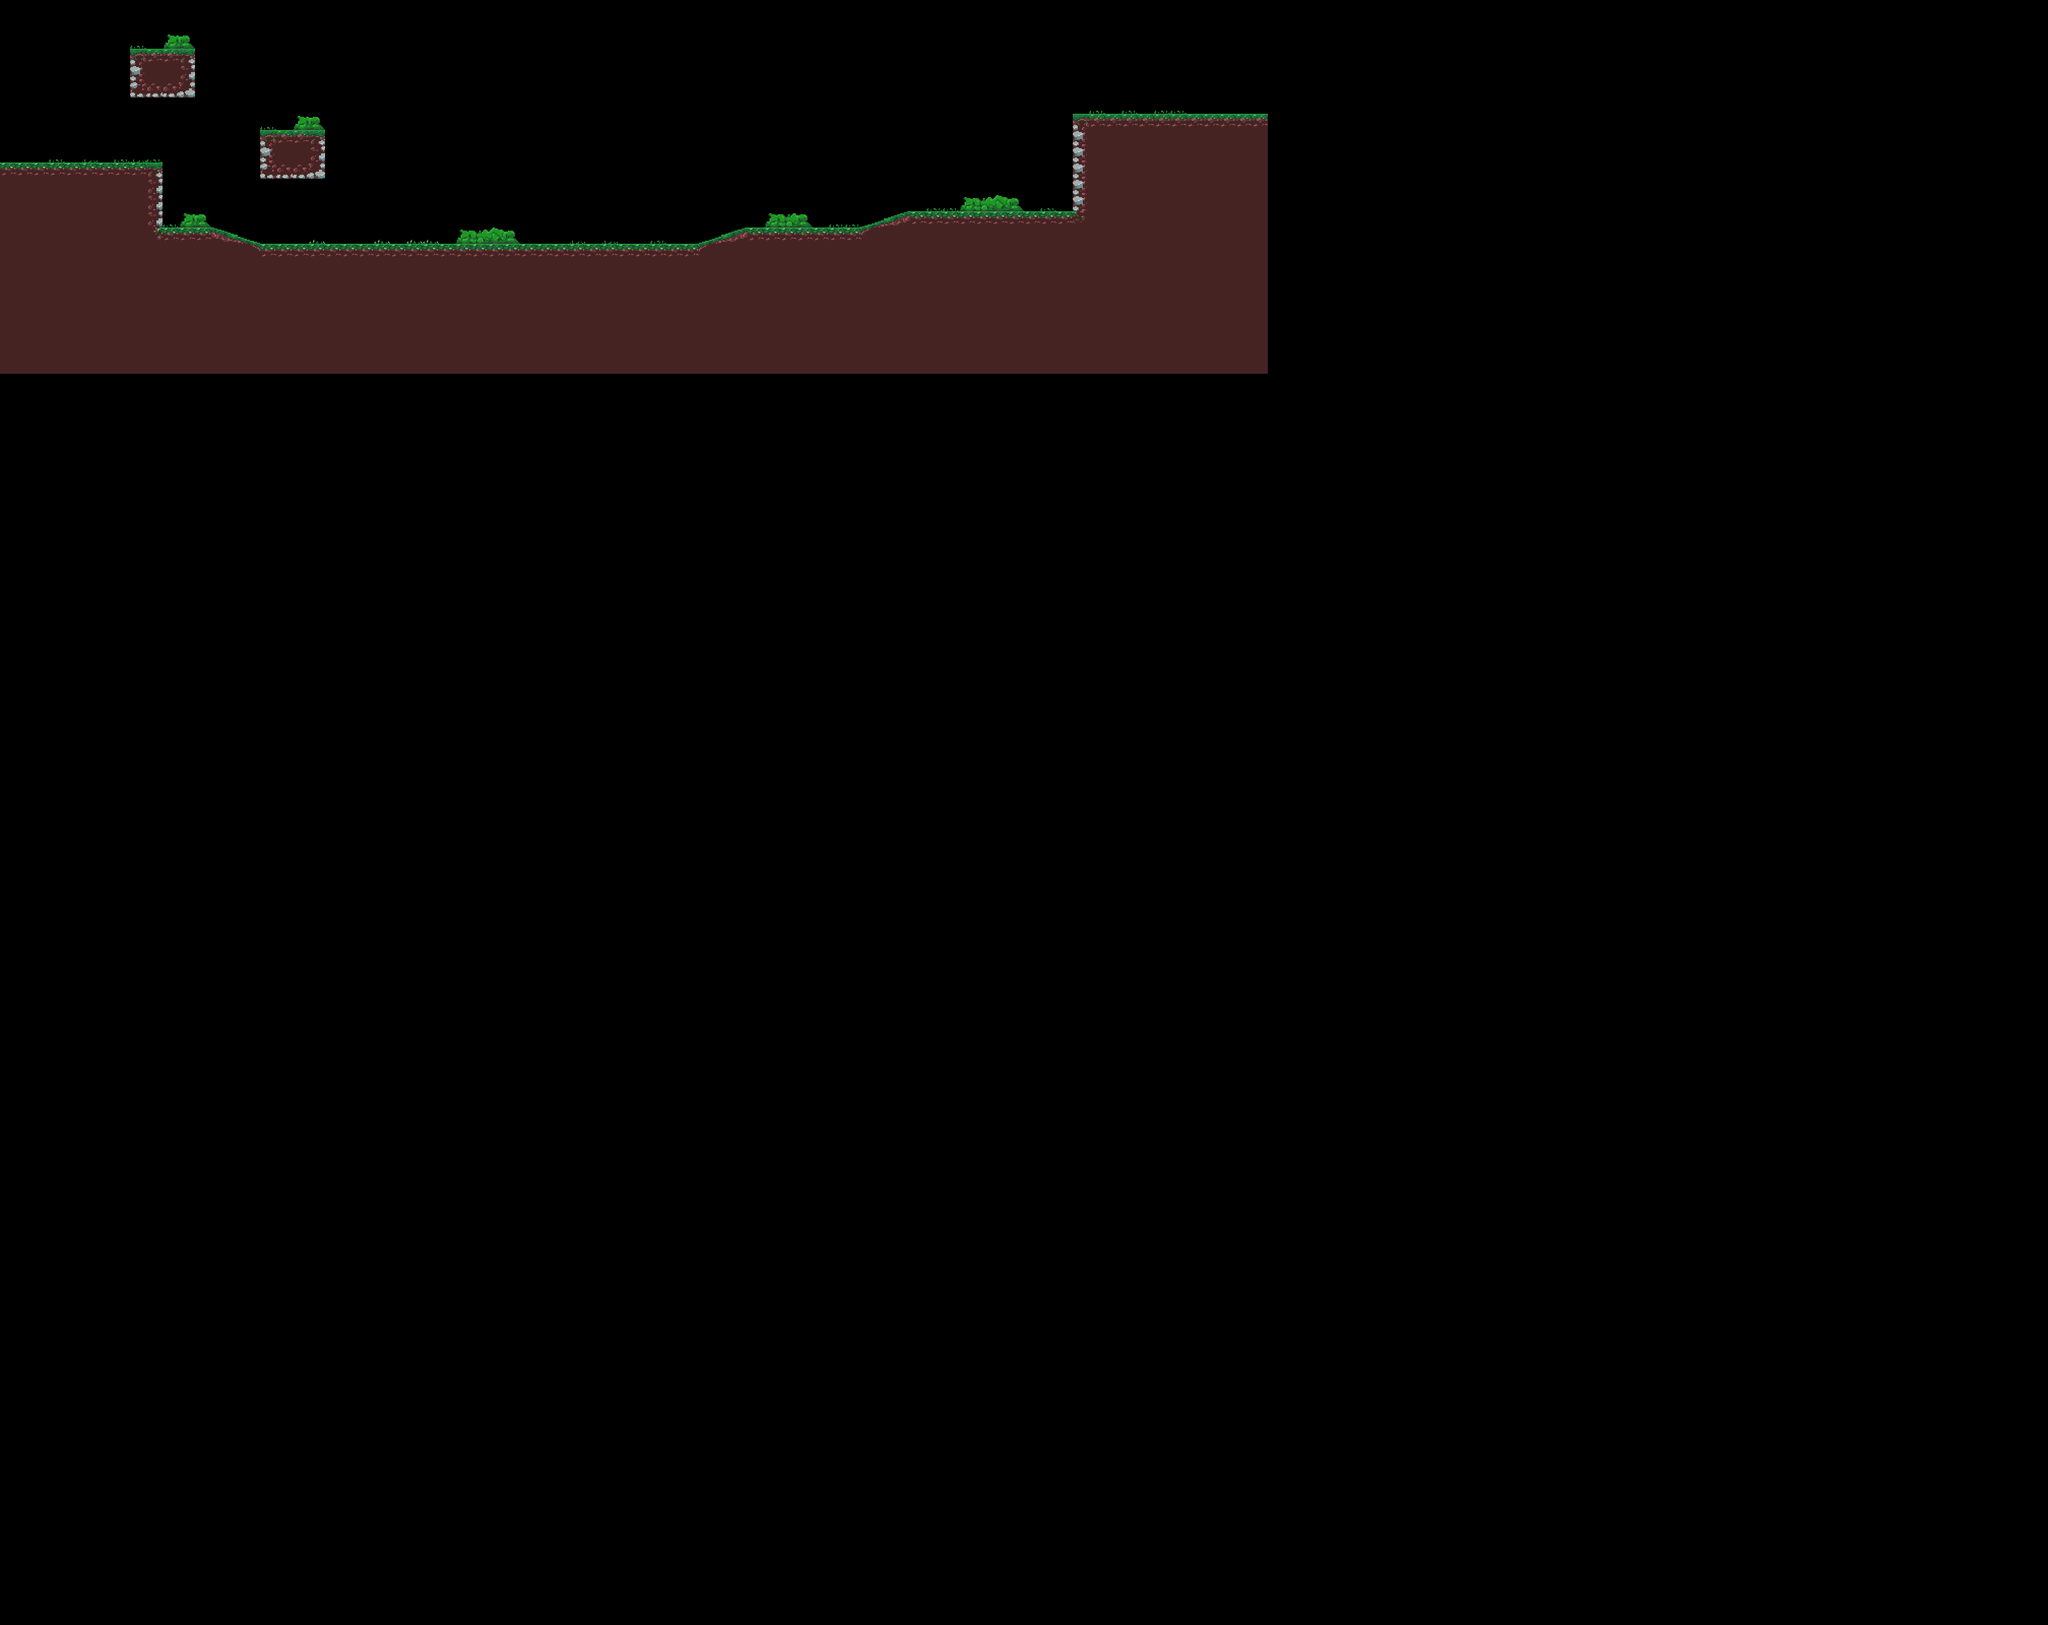

This is a level from a 2D game, rendered from its Tiled map with the project's own tilesets. A one-line summary and the map file follow, with tile-layer data summarised:
An orthogonal 126x100 tile map with 32x32 px tiles, 2 tile layers (Ground, Enviorment) and 1 object (PlayerSpawn1).

<map version="1.4" tiledversion="1.4.2" orientation="orthogonal" renderorder="right-down" width="126" height="100" tilewidth="32" tileheight="32" infinite="0" nextlayerid="5" nextobjectid="2">
 <tileset firstgid="1" source="Tileset.tsx" />
 <layer id="2" name="Ground" width="126" height="100">
  <data>[12600 cells, 842 non-empty, 19 distinct tile ids]</data>
 </layer>
 <layer id="4" name="Enviorment" width="126" height="100">
  <data>[12600 cells, 35 non-empty, 7 distinct tile ids]</data>
 </layer>
 <objectgroup id="3" name="PlayerSpawns">
  <object id="1" name="PlayerSpawn1" x="576" y="416" width="32" height="32" />
 </objectgroup>
</map>
